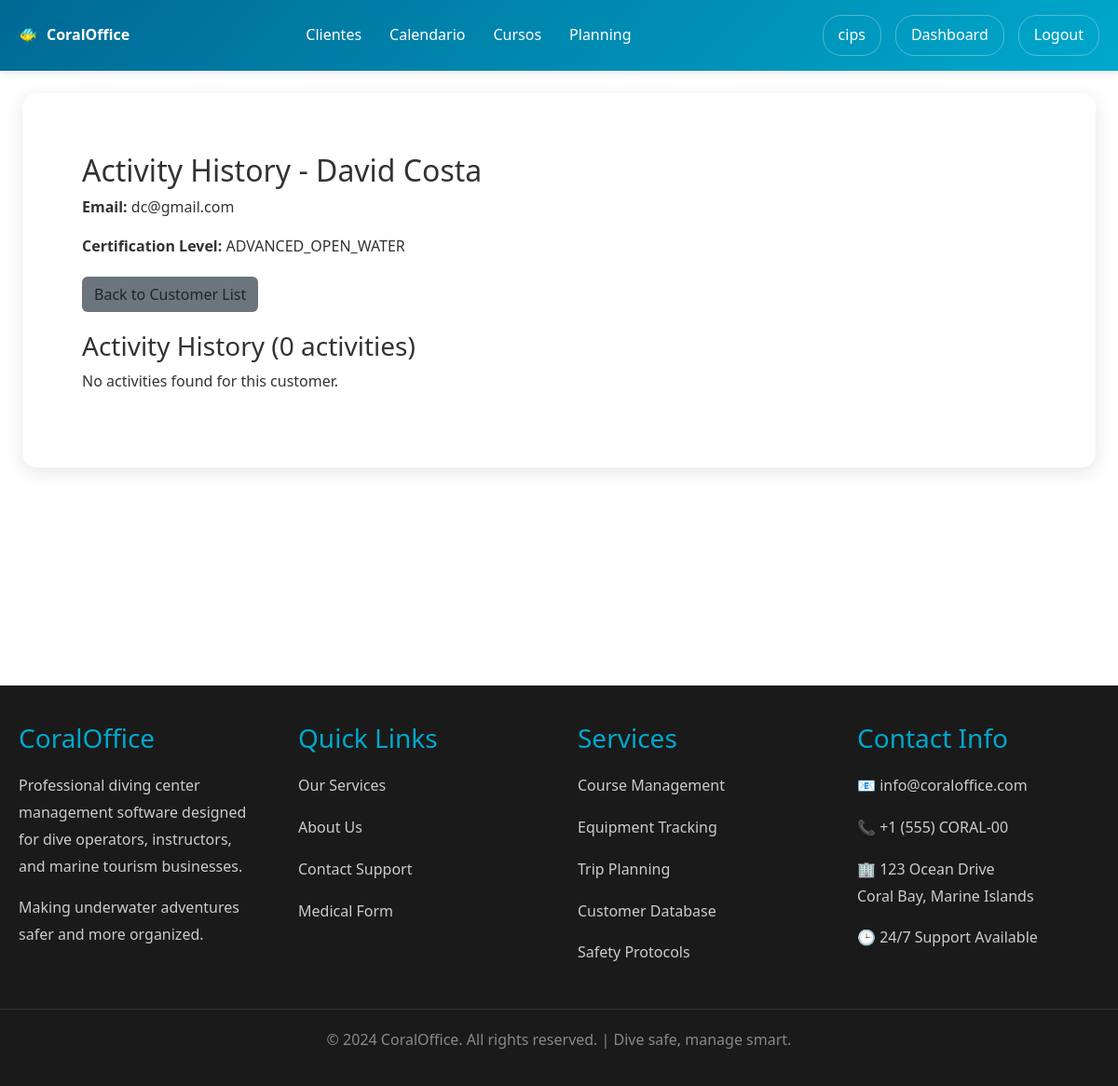
The app's page /users/customers/76/history/ (signed in), older data.
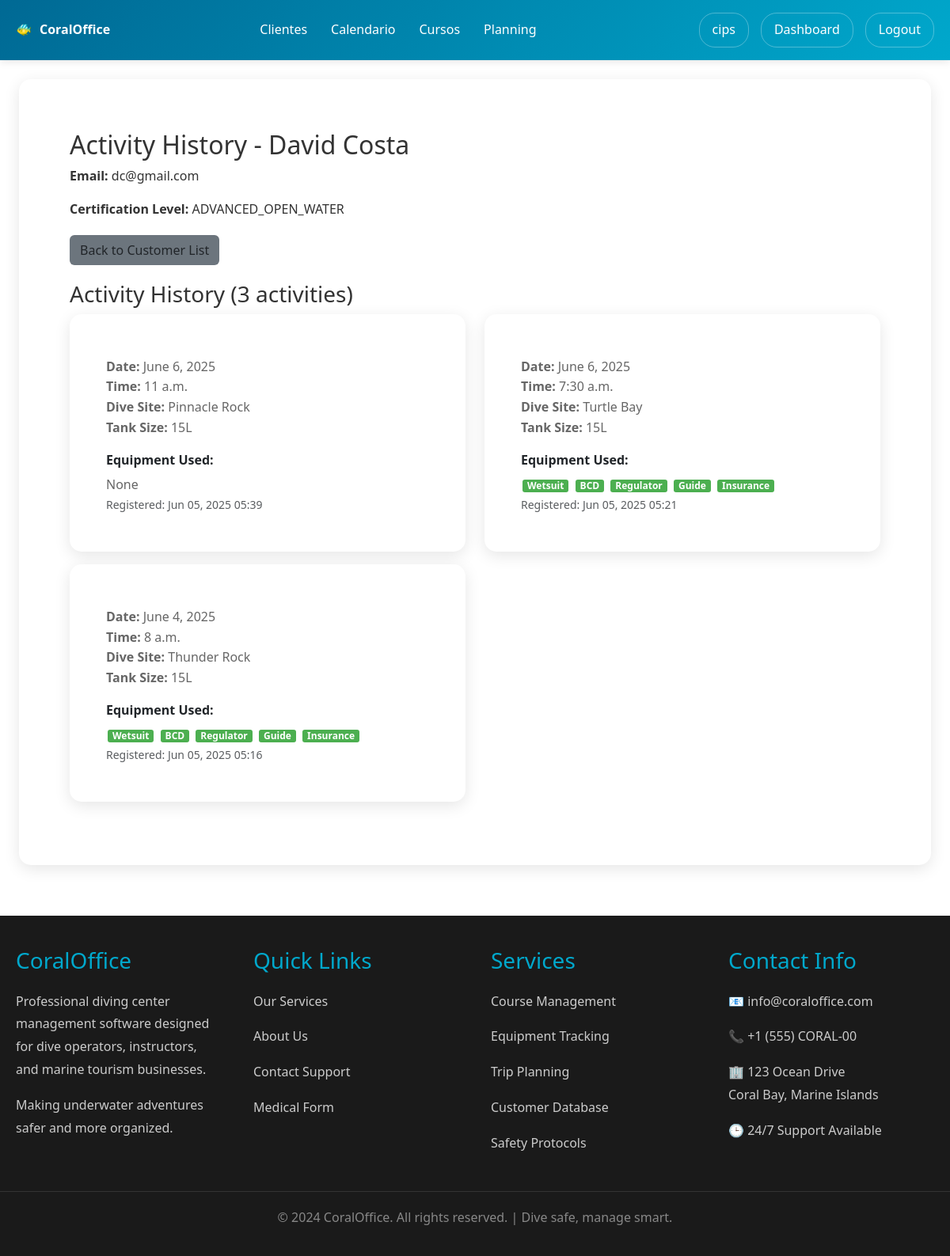
The same page, newer data.
### users/models.py (models this page shows, shortened)
class CustomerDiveActivity(models.Model):
    TANK_SIZE_CHOICES = [
        ('10L', '10L'),
        ('12L', '12L'),
        ('15L', '15L'),
        ('EAN12L', 'NITROX 12L'),
        ('EAN15L', 'NITROX 15L'),
    ]
    STATUS_CHOICES = [
        ('PENDING', 'Pendiente de llegar'),
        ('ON_BOARD', 'On Board'),
        ('BACK_ON_BOAT', 'Back on Boat'),
        ('DEPARTED', 'En curso'),
        ('FINISHED', 'Finalizado'),
    ]
    customer = models.ForeignKey(Customer, on_delete=models.CASCADE, related_name='dive_activities')
    dive_schedule = models.ForeignKey(DiveSchedule, on_delete=models.CASCADE, related_name='customer_activities')
    course = models.ForeignKey('Course', on_delete=models.CASCADE, related_name='customer_bookings', help_text="Course/Activity for this dive")
    activity = models.ForeignKey(DiveActivity, on_delete=models.CASCADE, related_name='customer_bookings', null=True, blank=True, help_text="DEPRECATED: Use course field instead")
    assigned_staff = models.ForeignKey('Staff', on_delete=models.SET_NULL, null=True, blank=True, related_name='assigned_activities', help_text="Instructor/guide assigned to this activity")
    course_session = models.ForeignKey('CourseSession', on_delete=models.SET_NULL, null=True, blank=True, related_name='dive_activities', help_text="Course session if this dive is part of a course")
    tank_size = models.CharField(max_length=10, choices=TANK_SIZE_CHOICES, default='12L')
    needs_wetsuit = models.BooleanField(default=False)
    needs_bcd = models.BooleanField(default=False)
    needs_regulator = models.BooleanField(default=False)
    needs_guide = models.BooleanField(default=False)
    needs_fins = models.BooleanField(default=False)
    needs_insurance = models.BooleanField(default=False)
    status = models.CharField(max_length=20, choices=STATUS_CHOICES, default='PENDING')
    has_arrived = models.BooleanField(default=False)
    is_paid = models.BooleanField(default=False)
    created_at = models.DateTimeField(auto_now_add=True)
    class Meta:
        unique_together = ['customer', 'dive_schedule']

class DiveSchedule(models.Model):
    diving_center = models.ForeignKey(User, on_delete=models.CASCADE, related_name='dive_schedules')
    date = models.DateField()
    time = models.TimeField()
    dive_site = models.ForeignKey(DivingSite, on_delete=models.CASCADE, related_name='scheduled_dives')
    max_participants = models.IntegerField(default=46)
    description = models.TextField(blank=True)
    special_notes = models.TextField(blank=True, help_text="Special requirements or important notes for this dive")
    created_at = models.DateTimeField(auto_now_add=True)

class DivingSite(models.Model):
    diving_center = models.ForeignKey(User, on_delete=models.CASCADE, related_name='diving_sites')
    name = models.CharField(max_length=100)
    location = models.CharField(max_length=200)
    depth_min = models.FloatField(help_text="Minimum depth in meters")
    depth_max = models.FloatField(help_text="Maximum depth in meters")
    difficulty_level = models.CharField(max_length=20, choices=[
        ('BEGINNER', 'Beginner'),
        ('INTERMEDIATE', 'Intermediate'),
        ('ADVANCED', 'Advanced'),
        ('EXPERT', 'Expert'),
    ], default='BEGINNER')
    description = models.TextField(blank=True)
    special_requirements = models.TextField(blank=True)
    created_at = models.DateTimeField(auto_now_add=True)
    def __str__(self):
        return self.name

### users/views.py (the view)
# urls.py: path('customers/<int:customer_id>/history/', views.customer_activity_history, name='customer_activity_history'),
@login_required
def customer_activity_history(request, customer_id):
    if not request.user.userprofile.is_diving_center:
        messages.error(request, 'Access denied.')
        return redirect('users:profile')
    customer = get_object_or_404(Customer,
                                 id=customer_id,
                                 diving_center=request.user)
    activities = CustomerDiveActivity.objects.filter(
        customer=customer
    ).order_by('-dive_schedule__date', '-dive_schedule__time')
    return render(request, 'users/customer_activity_history.html', {
        'customer': customer,
        'activities': activities
    })

### users/templates/users/customer_activity_history.html (shortened to what this page needs)
{% extends 'users/base.html' %}
{% block users_content %}
<div class="p-3">
    <div style="margin-bottom: 20px;">
        <h2>Activity History - {{ customer.first_name }} {{ customer.last_name }}</h2>
        <p><strong>Email:</strong> {{ customer.email }}</p>
        <p><strong>Certification Level:</strong> {{ customer.certification_level|default:"Not specified" }}</p>
    </div>
    <div style="margin-bottom: 20px;">
        <a href="{% url 'users:customer_list' %}" class="btn" style="background: #6c757d;">Back to Customer List</a>
    </div>
    <h3>Activity History ({{ activities.count }} activities)</h3>
    {% if activities %}
        <div class="row">
            {% for activity in activities %}
                <div class="col-md-6 mb-3">
                    <div class="card">
                        <div class="card-body">
                            <p class="card-text">
                                <strong>Date:</strong> {{ activity.dive_schedule.date }}<br>
                                <strong>Time:</strong> {{ activity.dive_schedule.time }}<br>
                                <strong>Dive Site:</strong> {{ activity.dive_schedule.dive_site }}<br>
                                <strong>Tank Size:</strong> {{ activity.get_tank_size_display }}
                            </p>
                            <div style="margin-top: 10px;">
                                <strong>Equipment Used:</strong><br>
                                <div style="margin-top: 5px;">
                                    {% if activity.needs_wetsuit %}<span class="badge" style="background-color: #4CAF50; color: white; padding: 2px 6px; margin: 2px; border-radius: 3px;">Wetsuit</span>{% endif %}
                                    {% if activity.needs_bcd %}<span class="badge" style="background-color: #4CAF50; color: white; padding: 2px 6px; margin: 2px; border-radius: 3px;">BCD</span>{% endif %}
                                    {% if activity.needs_regulator %}<span class="badge" style="background-color: #4CAF50; color: white; padding: 2px 6px; margin: 2px; border-radius: 3px;">Regulator</span>{% endif %}
                                    {% if activity.needs_guide %}<span class="badge" style="background-color: #4CAF50; color: white; padding: 2px 6px; margin: 2px; border-radius: 3px;">Guide</span>{% endif %}
                                    {% if activity.needs_insurance %}<span class="badge" style="background-color: #4CAF50; color: white; padding: 2px 6px; margin: 2px; border-radius: 3px;">Insurance</span>{% endif %}
                                    {% if not activity.needs_wetsuit and not activity.needs_bcd and not activity.needs_regulator and not activity.needs_guide and not activity.needs_insurance %}
                                        <span style="color: #666;">None</span>
                                    {% endif %}
                                </div>
                            </div>
                            <small class="text-muted">Registered: {{ activity.created_at|date:"M d, Y H:i" }}</small>
                        </div>
                    </div>
                </div>
            {% endfor %}
        </div>
    {% else %}
        <p>No activities found for this customer.</p>
    {% endif %}
</div>
{% endblock %}

Row changes from the older to the newer data that the page shows:
added CustomerDiveActivity: dive_schedule "June 6, 2025", dive_schedule.time "11 a.m.", dive_schedule.dive_site "Pinnacle Rock", tank_size "15L", needs_wetsuit "None", created_at "Jun 05, 2025 05:39"
added CustomerDiveActivity: dive_schedule "June 6, 2025", dive_schedule.time "7:30 a.m.", dive_schedule.dive_site "Turtle Bay", tank_size "15L", needs_wetsuit "Wetsuit", needs_bcd "BCD", needs_regulator "Regulator", needs_guide "Guide", needs_insurance "Insurance", created_at "Jun 05, 2025 05:21"
added CustomerDiveActivity: dive_schedule "June 4, 2025", dive_schedule.time "8 a.m.", dive_schedule.dive_site "Thunder Rock", tank_size "15L", needs_wetsuit "Wetsuit", needs_bcd "BCD", needs_regulator "Regulator", needs_guide "Guide", needs_insurance "Insurance", created_at "Jun 05, 2025 05:16"
Text that changed along with them:
{{ activities.count }}: "0" → "3"
text no longer shown: "No activities found for this customer."
